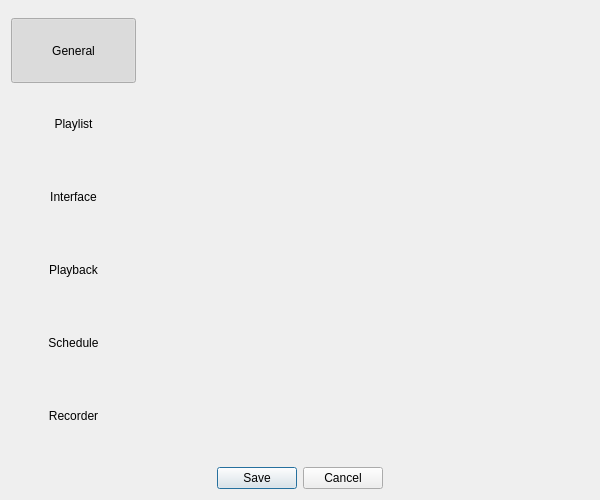
<?xml version="1.0" encoding="UTF-8"?>
<ui version="4.0">
 <class>SettingsDialog</class>
 <widget class="QDialog" name="SettingsDialog">
  <property name="geometry">
   <rect>
    <x>0</x>
    <y>0</y>
    <width>600</width>
    <height>500</height>
   </rect>
  </property>
  <property name="minimumSize">
   <size>
    <width>600</width>
    <height>500</height>
   </size>
  </property>
  <property name="windowTitle">
   <string>Settings</string>
  </property>
  <property name="windowIcon">
   <iconset resource="../../../data/icons.qrc">
    <normaloff>:/icons/48x48/settings.png</normaloff>:/icons/48x48/settings.png</iconset>
  </property>
  <layout class="QGridLayout" name="gridLayout">
   <item row="0" column="0">
    <layout class="QVBoxLayout" name="layout">
     <property name="spacing">
      <number>1</number>
     </property>
     <item>
      <widget class="QToolButton" name="buttonGeneral">
       <property name="minimumSize">
        <size>
         <width>125</width>
         <height>65</height>
        </size>
       </property>
       <property name="text">
        <string>General</string>
       </property>
       <property name="icon">
        <iconset resource="../../../data/icons.qrc">
         <normaloff>:/icons/48x48/settings.png</normaloff>:/icons/48x48/settings.png</iconset>
       </property>
       <property name="iconSize">
        <size>
         <width>32</width>
         <height>32</height>
        </size>
       </property>
       <property name="checkable">
        <bool>true</bool>
       </property>
       <property name="checked">
        <bool>true</bool>
       </property>
       <property name="toolButtonStyle">
        <enum>Qt::ToolButtonTextUnderIcon</enum>
       </property>
       <property name="autoRaise">
        <bool>true</bool>
       </property>
      </widget>
     </item>
     <item>
      <widget class="QToolButton" name="buttonPlaylist">
       <property name="minimumSize">
        <size>
         <width>125</width>
         <height>65</height>
        </size>
       </property>
       <property name="text">
        <string extracomment="Please make manual line breaks if text too long!">Playlist</string>
       </property>
       <property name="icon">
        <iconset resource="../../../data/icons.qrc">
         <normaloff>:/icons/48x48/video.png</normaloff>:/icons/48x48/video.png</iconset>
       </property>
       <property name="iconSize">
        <size>
         <width>32</width>
         <height>32</height>
        </size>
       </property>
       <property name="checkable">
        <bool>true</bool>
       </property>
       <property name="toolButtonStyle">
        <enum>Qt::ToolButtonTextUnderIcon</enum>
       </property>
       <property name="autoRaise">
        <bool>true</bool>
       </property>
      </widget>
     </item>
     <item>
      <widget class="QToolButton" name="buttonInterface">
       <property name="minimumSize">
        <size>
         <width>125</width>
         <height>65</height>
        </size>
       </property>
       <property name="text">
        <string>Interface</string>
       </property>
       <property name="icon">
        <iconset resource="../../../data/icons.qrc">
         <normaloff>:/icons/48x48/interface.png</normaloff>:/icons/48x48/interface.png</iconset>
       </property>
       <property name="iconSize">
        <size>
         <width>32</width>
         <height>32</height>
        </size>
       </property>
       <property name="checkable">
        <bool>true</bool>
       </property>
       <property name="toolButtonStyle">
        <enum>Qt::ToolButtonTextUnderIcon</enum>
       </property>
       <property name="autoRaise">
        <bool>true</bool>
       </property>
      </widget>
     </item>
     <item>
      <widget class="QToolButton" name="buttonPlayback">
       <property name="minimumSize">
        <size>
         <width>125</width>
         <height>65</height>
        </size>
       </property>
       <property name="text">
        <string>Playback</string>
       </property>
       <property name="icon">
        <iconset resource="../../../data/icons.qrc">
         <normaloff>:/icons/48x48/playback.png</normaloff>:/icons/48x48/playback.png</iconset>
       </property>
       <property name="iconSize">
        <size>
         <width>32</width>
         <height>32</height>
        </size>
       </property>
       <property name="checkable">
        <bool>true</bool>
       </property>
       <property name="toolButtonStyle">
        <enum>Qt::ToolButtonTextUnderIcon</enum>
       </property>
       <property name="autoRaise">
        <bool>true</bool>
       </property>
      </widget>
     </item>
     <item>
      <widget class="QToolButton" name="buttonSchedule">
       <property name="minimumSize">
        <size>
         <width>125</width>
         <height>65</height>
        </size>
       </property>
       <property name="text">
        <string>Schedule</string>
       </property>
       <property name="icon">
        <iconset resource="../../../data/icons.qrc">
         <normaloff>:/icons/48x48/calendar.png</normaloff>:/icons/48x48/calendar.png</iconset>
       </property>
       <property name="iconSize">
        <size>
         <width>32</width>
         <height>32</height>
        </size>
       </property>
       <property name="checkable">
        <bool>true</bool>
       </property>
       <property name="toolButtonStyle">
        <enum>Qt::ToolButtonTextUnderIcon</enum>
       </property>
       <property name="autoRaise">
        <bool>true</bool>
       </property>
      </widget>
     </item>
     <item>
      <widget class="QToolButton" name="buttonRecorder">
       <property name="minimumSize">
        <size>
         <width>125</width>
         <height>65</height>
        </size>
       </property>
       <property name="text">
        <string>Recorder</string>
       </property>
       <property name="icon">
        <iconset resource="../../../data/icons.qrc">
         <normaloff>:/icons/48x48/recorder.png</normaloff>:/icons/48x48/recorder.png</iconset>
       </property>
       <property name="iconSize">
        <size>
         <width>32</width>
         <height>32</height>
        </size>
       </property>
       <property name="checkable">
        <bool>true</bool>
       </property>
       <property name="toolButtonStyle">
        <enum>Qt::ToolButtonTextUnderIcon</enum>
       </property>
       <property name="autoRaise">
        <bool>true</bool>
       </property>
      </widget>
     </item>
    </layout>
   </item>
   <item row="0" column="1">
    <widget class="QStackedWidget" name="settingsWidget">
     <property name="currentIndex">
      <number>0</number>
     </property>
     <widget class="QWidget" name="pageGeneral">
      <layout class="QVBoxLayout" name="layoutMain">
       <property name="margin">
        <number>0</number>
       </property>
       <item>
        <widget class="SettingsGeneral" name="general" native="true"/>
       </item>
      </layout>
     </widget>
     <widget class="QWidget" name="pagePlaylist">
      <layout class="QVBoxLayout" name="verticalLayout_2">
       <property name="margin">
        <number>0</number>
       </property>
       <item>
        <widget class="SettingsPlaylist" name="playlist" native="true"/>
       </item>
      </layout>
     </widget>
     <widget class="QWidget" name="pageGui">
      <layout class="QVBoxLayout" name="layoutInterface">
       <property name="margin">
        <number>0</number>
       </property>
       <item>
        <widget class="SettingsUi" name="gui" native="true"/>
       </item>
      </layout>
     </widget>
     <widget class="QWidget" name="pageBackend">
      <layout class="QVBoxLayout" name="layoutPlayback">
       <property name="margin">
        <number>0</number>
       </property>
       <item>
        <widget class="SettingsBackend" name="backend" native="true"/>
       </item>
      </layout>
     </widget>
     <widget class="QWidget" name="pageSchedule">
      <layout class="QVBoxLayout" name="verticalLayout">
       <property name="margin">
        <number>0</number>
       </property>
       <item>
        <widget class="SettingsSchedule" name="schedule" native="true"/>
       </item>
      </layout>
     </widget>
     <widget class="QWidget" name="pageRecorder">
      <layout class="QVBoxLayout" name="layoutRecorder">
       <property name="margin">
        <number>0</number>
       </property>
       <item>
        <widget class="SettingsRecorder" name="recorder" native="true"/>
       </item>
      </layout>
     </widget>
    </widget>
   </item>
   <item row="1" column="0" colspan="2">
    <widget class="QDialogButtonBox" name="buttonBox">
     <property name="standardButtons">
      <set>QDialogButtonBox::Cancel|QDialogButtonBox::Save</set>
     </property>
     <property name="centerButtons">
      <bool>true</bool>
     </property>
    </widget>
   </item>
  </layout>
 </widget>
 <customwidgets>
  <customwidget>
   <class>SettingsBackend</class>
   <extends>QWidget</extends>
   <header>ui/settings/SettingsBackend.h</header>
   <container>1</container>
  </customwidget>
  <customwidget>
   <class>SettingsUi</class>
   <extends>QWidget</extends>
   <header>ui/settings/SettingsUi.h</header>
   <container>1</container>
  </customwidget>
  <customwidget>
   <class>SettingsGeneral</class>
   <extends>QWidget</extends>
   <header>ui/settings/SettingsGeneral.h</header>
   <container>1</container>
  </customwidget>
  <customwidget>
   <class>SettingsRecorder</class>
   <extends>QWidget</extends>
   <header>ui/settings/SettingsRecorder.h</header>
   <container>1</container>
  </customwidget>
  <customwidget>
   <class>SettingsSchedule</class>
   <extends>QWidget</extends>
   <header>ui/settings/SettingsSchedule.h</header>
   <container>1</container>
  </customwidget>
  <customwidget>
   <class>SettingsPlaylist</class>
   <extends>QWidget</extends>
   <header>ui/settings/SettingsPlaylist.h</header>
   <container>1</container>
  </customwidget>
 </customwidgets>
 <resources>
  <include location="../../../data/icons.qrc"/>
 </resources>
 <connections/>
</ui>
